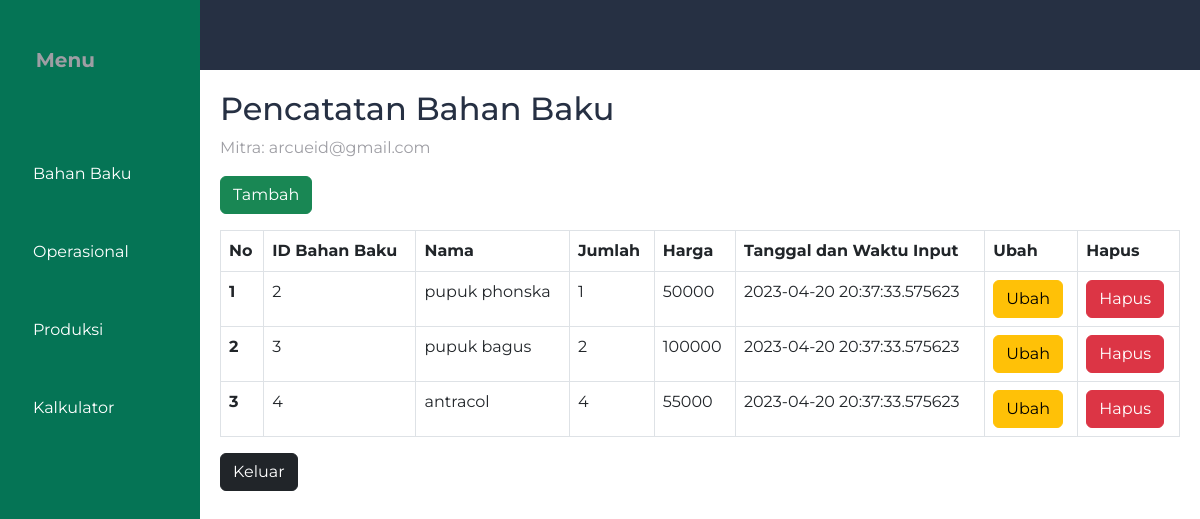
/view/dashboard.php?table=1 (signed in), run on the app's committed database.
### tables this page shows
CREATE TABLE `tb_pengeluaran` (
  `id_pengeluaran` int(4) NOT NULL,
  `nama` varchar(255) NOT NULL,
  `jumlah` int(4) NOT NULL,
  `harga` int(10) NOT NULL,
  `waktu_input` datetime(6) NOT NULL DEFAULT current_timestamp(6),
  `fk_user` int(2) NOT NULL,
  `fk_pengeluaran` int(2) NOT NULL
);

### view/dashboard.php (the view, shortened to what the rows shown need)
<?php
  include '../model/database.php';
  $emailRelated = "";
  $accType = $_SESSION['accType'];
  if ($accType == 1) {
    $emailRelated = $_SESSION['emailRelated'];
    $idAccRelated = $_SESSION['idAccRelated'];
  } else if ($accType == 2) {
    $emailRelated = $_SESSION['emailRelated'];
  } else if ($accType == 3) {
    $emailRelated = $_SESSION['emailRelated'];
    $idAccRelated = $_SESSION['idAccRelated'];
    $workerRelatedPartner = mysqli_query($db_conn, "SELECT b.email, a.email FROM tb_akun a, tb_akun b WHERE b.fk_id_rel_akun = a.id_akun AND b.email = '$emailRelated';");
  }
?>
<!DOCTYPE html>
<html lang="en">
<head>
  <link href="https://cdn.jsdelivr.net/npm/bootstrap@5.3.0-alpha3/dist/css/bootstrap.min.css" rel="stylesheet">
</head>
<body>
	<div class="grid-container">
		<main class="main-container ">
		  <div class="main-title">
      <?php
        $tableId = $_GET['table'];
        if (isset($tableId)) {
          if ($tableId == 1) {
            echo "<h2>Pencatatan Bahan Baku</h2>";
          }
        }
      ?>
		  </div>
          <?php
            if ($tableId == 1) {
          ?>
            <div class="crud-table" id="crud-table-bahan-baku">
              <form action="./dashboard.php" method="POST">
                <table class="table table-bordered mt-3">
                  <thead>
                    <?php
                      if ($accType == 2 || $accType == 3){
                    ?>
                      <tr>
                      <th scope="col">No</th>
                      <th scope="col">ID Bahan Baku</th>
                      <th scope="col">Nama</th>
                      <th scope="col">Jumlah</th>
                      <th scope="col">Harga</th>
                      <th scope="col">Tanggal dan Waktu Input</th>
                      <th scope="col">Ubah</th>
                      <th scope="col">Hapus</th>
                      </tr>
                    <?php
                      }
                    ?>
                  </thead>
                  <tbody>
                      <?php
                      if ($accType == 2) {
                        $query = mysqli_query($db_conn, "SELECT b.id_pengeluaran, b.nama, b.jumlah, b.harga, b.waktu_input FROM `tb_pengeluaran` b INNER JOIN `tb_akun` a ON b.fk_user = a.id_akun WHERE a.email = '$emailRelated' AND fk_pengeluaran = 1;");
                        $i = 0;
                        while ($result = mysqli_fetch_row($query)) {
                          $i++;
                      ?>
                        <tr>
                          <th scope="row"><?php echo $i ?></th>
                          <td><?php echo $result[0] ?></td>
                          <td><?php echo $result[1] ?></td>
                          <td><?php echo $result[2] ?></td>
                          <td><?php echo $result[3] ?></td>
                          <td><?php echo $result[4] ?></td>
                          <form action="./dashboard.php" method="post">
                            <td> <input type="submit" name="change-btn" class="btn btn-warning" value="Ubah"></td>
                          </form>
                          <form action="./dashboard.php" method="post">
                            <td> <input type="submit" name="delete-btn" class="btn btn-danger" value="Hapus"></td>
                          </form>
                        </tr>
                      <?php }
                      } else if ($accType == 3) {
                        $query = mysqli_query($db_conn, "SELECT b.id_pengeluaran, b.nama, b.jumlah, b.harga, b.waktu_input, a.nama_lengkap FROM tb_pengeluaran b, tb_akun a WHERE b.fk_user = a.id_akun AND a.id_akun = (SELECT a.id_akun FROM tb_akun a, tb_akun b WHERE b.fk_id_rel_akun = a.id_akun AND b.email = '$emailRelated') AND fk_pengeluaran = 1;");
                        $i = 0;
                        while ($result = mysqli_fetch_row($query)) {
                          $i++;
                        ?>
                        <tr>
                          <th scope="row"><?php echo $i ?></th>
                          <td><?php echo $result[0] ?></td>
                          <td><?php echo $result[1] ?></td>
                          <td><?php echo $result[2] ?></td>
                          <td><?php echo $result[3] ?></td>
                          <td><?php echo $result[4] ?></td>
                          <form action="./dashboard.php" method="post">
                              <input type="hidden" name="data-id" value="<?php echo $result[0]; ?>">
                              <td> <input type="submit" name="change-btn" class="btn btn-warning" value="Ubah"></td>
                          </form>
                          <form action="./dashboard.php" method="post">
                            <input type="hidden" name="data-id" value="<?php echo $result[0]; ?>">
                            <td> <input type="submit" name="delete-btn" class="btn btn-danger" value="Hapus"></td>
                          </form>
                        </tr>
                      <?php
                          }
                        }
                      ?>
                  </tbody>
                </table>
              </form>
            </div>
          <?php
            } else if ($tableId == 2) {
          ?>
            <div class="crud-table" id="crud-table-operasional">
              <form action="./dashboard.php" method="POST">
                <table class="table table-bordered mt-3">
                  <thead>
                    <?php
                      if ($accType == 2 || $accType == 3){
                    ?>
                      <tr>
                      <th scope="col">No</th>
                      <th scope="col">ID Entitas Operasional</th>
                      <th scope="col">Nama</th>
                      <th scope="col">Jumlah</th>
                      <th scope="col">Harga</th>
                      <th scope="col">Tanggal dan Waktu Input</th>
                      <th scope="col">Ubah</th>
                      <th scope="col">Hapus</th>
                      </tr>
                    <?php
                      } else {
                    ?>
                      <tr>
                      <th scope="col">No</th>
                      <th scope="col">ID Entitas Operasional</th>
                      <th scope="col">Nama</th>
                      <th scope="col">Jumlah</th>
                      <th scope="col">Harga</th>
                      <th scope="col">Tanggal dan Waktu Input</th>
                      <th scope="col">Ubah</th>
                      <th scope="col">Hapus</th>
                      </tr>
                    <?php
                      }
                    ?>
                  </thead>
                  <tbody>
                      <?php
                      if ($accType == 2) {
                        $query = mysqli_query($db_conn, "SELECT b.id_pengeluaran, b.nama, b.jumlah, b.harga, b.waktu_input FROM `tb_pengeluaran` b INNER JOIN `tb_akun` a ON b.fk_user = a.id_akun WHERE a.email = '$emailRelated' AND fk_pengeluaran = 2;");
                        $i = 0;
                        while ($result = mysqli_fetch_row($query)) {
                          $i++;
                      ?>
                        <tr>
                          <th scope="row"><?php echo $i ?></th>
                          <td><?php echo $result[0] ?></td>
                          <td><?php echo $result[1] ?></td>
                          <td><?php echo $result[2] ?></td>
                          <td><?php echo $result[3] ?></td>
                          <td><?php echo $result[4] ?></td>
                          <form action="./dashboard.php" method="post">
                            <input type="hidden" name="data-id2" value="<?php echo $result[0]; ?>">
                            <td> <input type="submit" name="change-btn2" class="btn btn-warning" value="Ubah"></td>
                          </form>
                          <form action="./dashboard.php" method="post">
                            <input type="hidden" name="data-id2" value="<?php echo $result[0]; ?>">
                            <td> <input type="submit" name="delete-btn2" class="btn btn-danger" value="Hapus"></td>
                          </form>
                        </tr>
                      <?php }
                      } else if ($accType == 3) {
                        $query = mysqli_query($db_conn, "SELECT b.id_pengeluaran, b.nama, b.jumlah, b.harga, b.waktu_input, a.nama_lengkap FROM tb_pengeluaran b, tb_akun a WHERE b.fk_user = a.id_akun AND a.id_akun = (SELECT a.id_akun FROM tb_akun a, tb_akun b WHERE b.fk_id_rel_akun = a.id_akun AND b.email = '$emailRelated') AND fk_pengeluaran = 2;");
                        $i = 0;
                        while ($result = mysqli_fetch_row($query)) {
                          $i++;
                        ?>
                        <tr>
                          <th scope="row"><?php echo $i ?></th>
                          <td><?php echo $result[0] ?></td>
                          <td><?php echo $result[1] ?></td>
                          <td><?php echo $result[2] ?></td>
                          <td><?php echo $result[3] ?></td>
                          <td><?php echo $result[4] ?></td>
                          <form action="./dashboard.php" method="post">
                              <input type="hidden" name="data-id2" value="<?php echo $result[0]; ?>">
                              <td> <input type="submit" name="change-btn2" class="btn btn-warning" value="Ubah"></td>
                          </form>
                          <form action="./dashboard.php" method="post">
                            <input type="hidden" name="data-id2" value="<?php echo $result[0]; ?>">
                            <td> <input type="submit" name="delete-btn2" class="btn btn-danger" value="Hapus"></td>
                          </form>
                        </tr>
                      <?php
                          }
                        }
                      ?>
                  </tbody>
                </table>
              </form>
            </div>
          <?php
            } else if ($tableId == 3) {
          ?>
            <div class="crud-table" id="crud-table-produksi">
              <form action="./dashboard.php" method="POST">
                <table class="table table-bordered mt-3">
                  <thead>
                    <?php
                      if ($accType == 2 || $accType == 3){
                    ?>
                      <tr>
                      <th scope="col">No</th>
                      <th scope="col">ID Produksi</th>
                      <th scope="col">Nama</th>
                      <th scope="col">Jumlah</th>
                      <th scope="col">Produk Terjual</th>
                      <th scope="col">Produk Tak Terjual</th>
                      <th scope="col">Harga Jual</th>
                      <th scope="col">Tanggal dan Waktu Input</th>
                      <th scope="col">Ubah</th>
                      <th scope="col">Hapus</th>
                      </tr>
                    <?php
                      } else {
                    ?>
                      <tr>
                      <th scope="col">No</th>
                      <th scope="col">ID Produksi</th>
                      <th scope="col">Nama</th>
                      <th scope="col">Jumlah</th>
                      <th scope="col">Produk Terjual</th>
                      <th scope="col">Produk Tak Terjual</th>
                      <th scope="col">Harga Jual</th>
                      <th scope="col">Tanggal dan Waktu Input</th>
                      <th scope="col">Ubah</th>
                      <th scope="col">Hapus</th>
                      </tr>
                    <?php
                      }
                    ?>
                  </thead>
                  <tbody>
                      <?php
                      if ($accType == 2) {
                        $query = mysqli_query($db_conn, "SELECT p.id_produksi, p.nama_produksi, p.jumlah, p.produk_terjual, p.produk_tak_terjual, p.harga_jual, p.waktu, a.nama_lengkap FROM tb_produksi p, tb_akun a WHERE p.fk_user = a.id_akun AND a.email = '$emailRelated';");
                        $i = 0;
                        while ($result = mysqli_fetch_row($query)) {
                          $i++;
                      ?>
                        <tr>
                          <th scope="row"><?php echo $i ?></th>
                          <td><?php echo $result[0] ?></td>
                          <td><?php echo $result[1] ?></td>
                          <td><?php echo $result[2] ?></td>
                          <td><?php echo $result[3] ?></td>
                          <td><?php echo $result[4] ?></td>
                          <td><?php echo $result[5] ?></td>
                          <td><?php echo $result[6] ?></td>
                          <form action="./dashboard.php" method="post">
                            <input type="hidden" name="data-id3" value="<?php echo $result[0]; ?>">
                            <td> <input type="submit" name="change-btn3" class="btn btn-warning" value="Ubah"></td>
                          </form>
                          <form action="./dashboard.php" method="post">
                            <input type="hidden" name="data-id3" value="<?php echo $result[0]; ?>">
                            <td> <input type="submit" name="delete-btn3" class="btn btn-danger" value="Hapus"></td>
                          </form>
                        </tr>
                      <?php }
                      } else if ($accType == 3) {
                        $query = mysqli_query($db_conn, "SELECT p.id_produksi, p.nama_produksi, p.jumlah, p.produk_terjual, p.produk_tak_terjual, p.harga_jual, p.waktu, a.nama_lengkap FROM tb_produksi p, tb_akun a WHERE p.fk_user = a.id_akun AND a.id_akun = (SELECT a.id_akun FROM tb_akun a, tb_akun b WHERE b.fk_id_rel_akun = a.id_akun AND b.email = '$emailRelated');");
                        $i = 0;
                        while ($result = mysqli_fetch_row($query)) {
                          $i++;
                        ?>
                        <tr>
                          <th scope="row"><?php echo $i ?></th>
                          <td><?php echo $result[0] ?></td>
                          <td><?php echo $result[1] ?></td>
                          <td><?php echo $result[2] ?></td>
                          <td><?php echo $result[3] ?></td>
                          <td><?php echo $result[4] ?></td>
                          <td><?php echo $result[5] ?></td>
                          <td><?php echo $result[6] ?></td>
                          <form action="./dashboard.php" method="post">
                              <input type="hidden" name="data-id3" value="<?php echo $result[0]; ?>">
                              <td> <input type="submit" name="change-btn3" class="btn btn-warning" value="Ubah"></td>
                          </form>
                          <form action="./dashboard.php" method="post">
                            <input type="hidden" name="data-id3" value="<?php echo $result[0]; ?>">
                            <td> <input type="submit" name="delete-btn3" class="btn btn-danger" value="Hapus"></td>
                          </form>
                        </tr>
                      <?php
                          }
                        }
                      ?>
                  </tbody>
                </table>
              </form>
            </div>
          <?php
            }
          ?>
		</main>
	  </div>
	</body>
</body>
</html>

### data on the page
tb_pengeluaran: id_pengeluaran "2", nama "pupuk phonska", jumlah "1", harga "50000", waktu_input "2023-04-20 20:37:33.575623"
tb_pengeluaran: id_pengeluaran "3", nama "pupuk bagus", jumlah "2", harga "100000", waktu_input "2023-04-20 20:37:33.575623"
tb_pengeluaran: id_pengeluaran "4", nama "antracol", jumlah "4", harga "55000", waktu_input "2023-04-20 20:37:33.575623"

### other printed values
$emailRelated "arcueid@gmail.com"
